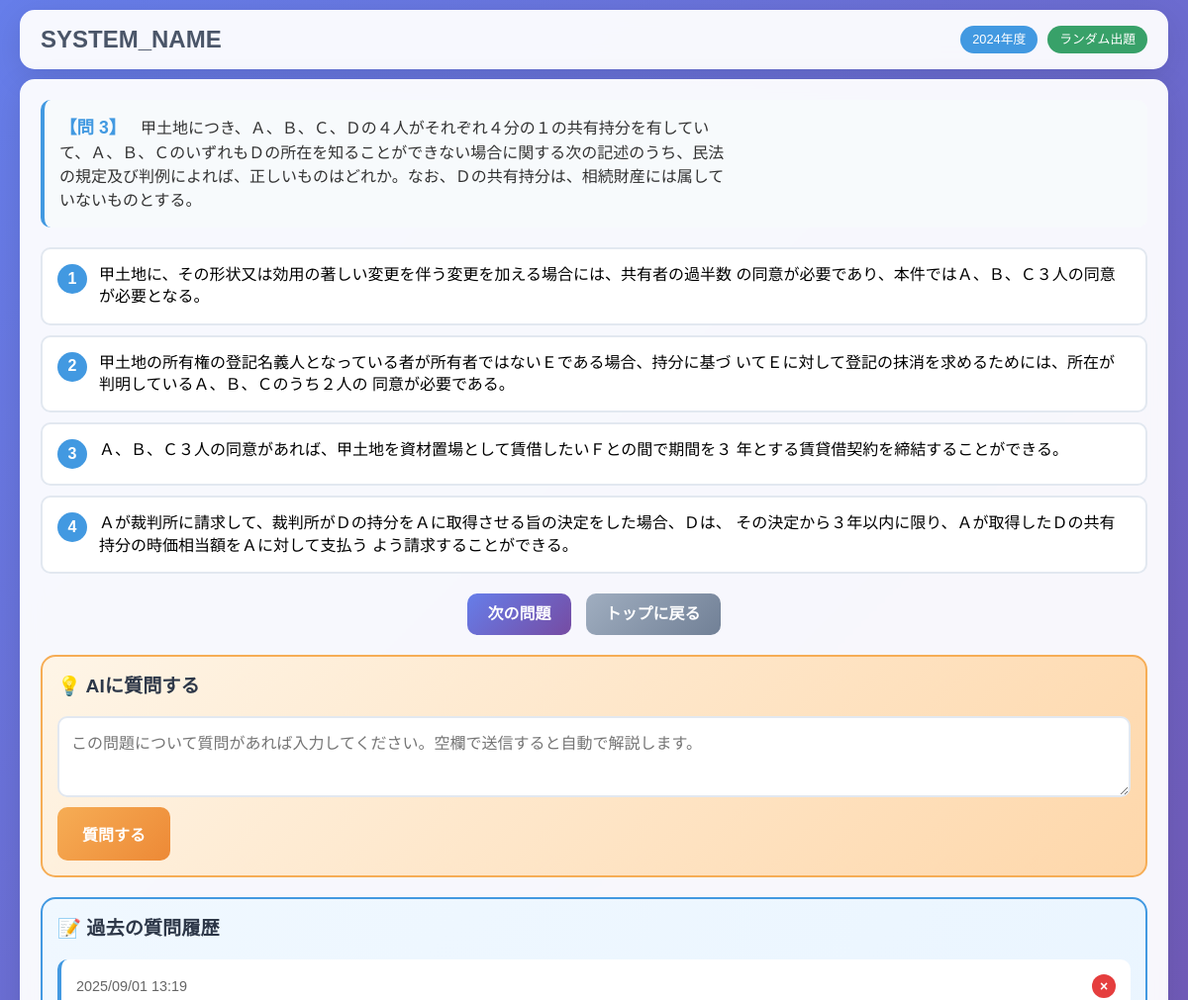
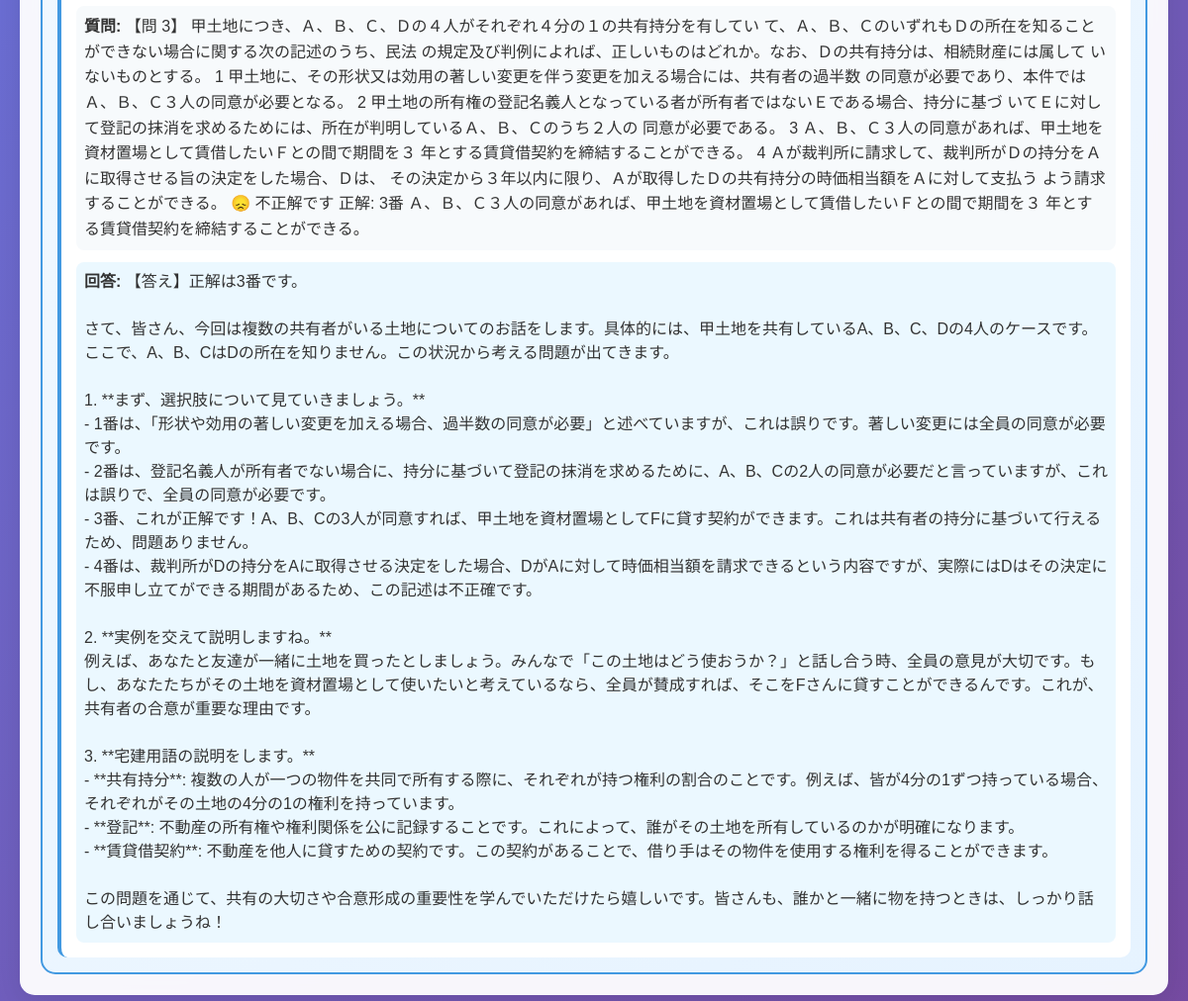
The page /question.php?id=3 (signed in) on the database its author committed (2 pictures, top to bottom).
### tables this page shows
CREATE TABLE question_history (id INTEGER PRIMARY KEY AUTOINCREMENT, question_id INTEGER NOT NULL, user_question TEXT NOT NULL, ai_response TEXT NOT NULL, created_at DATETIME NOT NULL);

### includes/Database.php (called while the page is built, shortened)
<?php
require_once __DIR__ . '/Logger.php';
class Database {
    private $pdo;
    public function __construct() {
        try {
            $this->pdo = new PDO('sqlite:' . DB_PATH);
            $this->pdo->setAttribute(PDO::ATTR_ERRMODE, PDO::ERRMODE_EXCEPTION);
        } catch (PDOException $e) {
            Logger::log('データベース接続エラー: ' . $e->getMessage(), LOG_LEVEL_ERROR);
            throw $e;
        }
    }
    public function getQuestionById($id) {
        $stmt = $this->pdo->prepare("SELECT * FROM questions WHERE id = ?");
        $stmt->execute([$id]);
        return $stmt->fetch(PDO::FETCH_ASSOC);
    }
    public function getQuestionHistory($question_id) {
        try {
            $stmt = $this->pdo->prepare("SELECT * FROM question_history WHERE question_id = ? ORDER BY created_at ASC");
            $stmt->execute([$question_id]);
            return $stmt->fetchAll(PDO::FETCH_ASSOC);
        } catch (PDOException $e) {
            Logger::log('AI質問履歴取得エラー: ' . $e->getMessage(), LOG_LEVEL_ERROR);
            return [];
        }
    }
    public function createAnswerHistoryTable() {
        try {
            $sql = "CREATE TABLE IF NOT EXISTS answer_history (
                id INTEGER PRIMARY KEY AUTOINCREMENT,
                question_id INTEGER NOT NULL,
                user_answer INTEGER NOT NULL,
                is_correct BOOLEAN NOT NULL,
                answered_at DATETIME NOT NULL,
                FOREIGN KEY (question_id) REFERENCES questions(id)
            )";
            $this->pdo->exec($sql);
        } catch (PDOException $e) {
            Logger::log('回答履歴テーブル作成エラー: ' . $e->getMessage(), LOG_LEVEL_ERROR);
            throw $e;
        }
    }
    public function createQuestionHistoryTable() {
        try {
            $sql = "CREATE TABLE IF NOT EXISTS question_history (
                id INTEGER PRIMARY KEY AUTOINCREMENT,
                question_id INTEGER NOT NULL,
                user_question TEXT NOT NULL,
                ai_response TEXT NOT NULL,
                created_at DATETIME NOT NULL,
                FOREIGN KEY (question_id) REFERENCES questions(id)
            )";
            $this->pdo->exec($sql);
        } catch (PDOException $e) {
            Logger::log('質問履歴テーブル作成エラー: ' . $e->getMessage(), LOG_LEVEL_ERROR);
            throw $e;
        }
    }
}

### includes/Logger.php (called while the page is built, shortened)
<?php
class Logger {
    public static function log($message, $level = LOG_LEVEL_INFO) {
        $timestamp = date('Y-m-d H:i:s');
        $logMessage = "[{$timestamp}] [{$level}] {$message}" . PHP_EOL;
        $logFile = LOG_DIR . '/system_' . date('Y-m-d') . '.log';
    }
}

### question.php (the view, shortened to what this page needs)
<?php
require_once __DIR__ . '/includes/Database.php';
require_once __DIR__ . '/includes/Logger.php';
require_once __DIR__ . '/includes/QuestionParser.php';
try {
    $db = new Database();
    $question = null;
    $mode = $_GET['mode'] ?? '';
    $questionId = $_GET['id'] ?? '';
    $year = $_GET['year'] ?? '';
    $offset = intval($_GET['offset'] ?? 0);
    if ($mode === 'sequential' && !empty($year)) {
        $questions = $db->getQuestionsByYearSequential($year, $offset, 1);
        $question = $questions[0] ?? null;
        $_SESSION['current_mode'] = 'sequential';
        $_SESSION['current_year'] = $year;
        $_SESSION['current_offset'] = $offset;
    } elseif ($mode === 'random' && !empty($year)) {
        $questions = $db->getRandomQuestionsByCorrectRate($year, 1);
        $question = $questions[0] ?? null;
        $_SESSION['current_mode'] = 'random';
        $_SESSION['current_year'] = $year;
    } elseif (!empty($questionId)) {
        $question = $db->getQuestionById($questionId);
    }
    $parsedQuestion = QuestionParser::parseQuestion($question);
    $questionHistory = $db->getQuestionHistory($question['id']);
} catch (Exception $e) {
    Logger::error("問題表示エラー: " . $e->getMessage());
    header('Location: index.php?error=' . urlencode('問題の取得に失敗しました'));
    exit;
}
?>
<!DOCTYPE html>
<html lang="ja">
<head>
    <link rel="stylesheet" href="assets/css/style.css">
</head>
<body>
    <div class="container">
        <header class="header">
            <h1 class="system-title">
                <a href="index.php"><?php echo SYSTEM_NAME; ?></a>
            </h1>
            <div class="question-info">
                <span class="year-badge"><?php echo htmlspecialchars($parsedQuestion['year']); ?>年度</span>
                <span class="mode-badge"><?php echo $mode === 'sequential' ? '順次出題' : 'ランダム出題'; ?></span>
            </div>
        </header>
        <main class="main-content">
            <div class="question-container">
                <div class="question-body">
                    <span class="question-number"><?php echo htmlspecialchars($parsedQuestion['question_title']); ?></span>
                    <?php echo QuestionParser::formatQuestionForDisplay($parsedQuestion['question_body']); ?>
                </div>
                <div class="choices-container" id="choices-container">
                    <?php echo QuestionParser::formatChoicesForDisplay($parsedQuestion['choices']); ?>
                </div>
                <div class="navigation-buttons">
                    <?php if ($mode === 'sequential'): ?>
                        <?php if ($offset > 0): ?>
                            <a href="question.php?mode=sequential&year=<?php echo urlencode($year); ?>&offset=<?php echo $offset - 1; ?>" class="nav-btn prev-btn">前の問題</a>
                        <?php endif; ?>
                        <a href="question.php?mode=sequential&year=<?php echo urlencode($year); ?>&offset=<?php echo $offset + 1; ?>" class="nav-btn next-btn">次の問題</a>
                    <?php else: ?>
                        <a href="question.php?mode=random&year=<?php echo urlencode($year); ?>" class="nav-btn next-btn">次の問題</a>
                    <?php endif; ?>
                    <a href="index.php" class="nav-btn home-btn">トップに戻る</a>
                </div>
            </div>
            <div class="ai-question-section">
                <h3>💡 AIに質問する</h3>
                <div class="ai-question-form">
                    <textarea id="ai-question-input" placeholder="この問題について質問があれば入力してください。空欄で送信すると自動で解説します。" rows="3"></textarea>
                    <button type="button" id="ask-ai-btn" class="ask-ai-btn">
                        <span class="btn-text">質問する</span>
                    </button>
                </div>
            </div>
            <?php if (!empty($questionHistory)): ?>
            <div class="question-history">
                <h3>📝 過去の質問履歴</h3>
                <div class="history-list">
                    <?php foreach ($questionHistory as $history): ?>
                        <div class="history-item" data-history-id="<?php echo $history['id']; ?>">
                            <div class="history-header">
                                <div class="history-date"><?php echo date('Y/m/d H:i', strtotime($history['created_at'])); ?></div>
                                <button class="delete-history-btn" data-history-id="<?php echo $history['id']; ?>" title="この履歴を削除">×</button>
                            </div>
                            <div class="history-question">
                                <strong>質問:</strong> <?php echo htmlspecialchars($history['user_question']); ?>
                            </div>
                            <div class="history-answer">
                                <strong>回答:</strong> <?php echo nl2br(htmlspecialchars($history['ai_response'])); ?>
                            </div>
                        </div>
                    <?php endforeach; ?>
                </div>
            </div>
            <?php endif; ?>
        </main>
    </div>
</body>
</html>

### assets/css/style.css (style rules this page uses)
* { margin: 0; padding: 0; box-sizing: border-box; }
body { font-family: 'Hiragino Kaku Gothic ProN', 'Hiragino Sans', 'Yu Gothic Medium', 'Meiryo', sans-serif; line-height: 1.6; color: #333; background: linear-gradient(135deg, #667eea 0%, #764ba2 100%); min-height: 100vh; }
.container { max-width: 1200px; margin: 0 auto; padding: 0 20px; min-height: 100vh; display: flex; flex-direction: column; }
.header { background: rgba(255, 255, 255, 0.95); backdrop-filter: blur(10px); border-radius: 15px; margin: 10px 0; padding: 10px 20px; display: flex; justify-content: space-between; align-items: center; box-shadow: 0 8px 32px rgba(0, 0, 0, 0.1); border: 1px solid rgba(255, 255, 255, 0.2); }
.system-title { font-size: 1.5rem; font-weight: bold; color: #4a5568; text-decoration: none; }
.system-title a { color: inherit; text-decoration: none; }
.question-info { display: flex; gap: 10px; align-items: center; }
.year-badge, .mode-badge { background: #4299e1; color: white; padding: 4px 12px; border-radius: 20px; font-size: 0.8rem; font-weight: 500; }
.mode-badge { background: #38a169; }
.main-content { flex: 1; background: rgba(255, 255, 255, 0.95); backdrop-filter: blur(10px); border-radius: 15px; padding: 20px; margin-bottom: 20px; box-shadow: 0 8px 32px rgba(0, 0, 0, 0.1); border: 1px solid rgba(255, 255, 255, 0.2); }
.question-container { margin-bottom: 20px; }
.question-body { background: #f7fafc; padding: 15px; border-radius: 10px; margin-bottom: 20px; font-size: 1rem; line-height: 1.5; border-left: 4px solid #4299e1; }
.question-number { font-weight: bold; color: #4299e1; margin-right: 10px; font-size: 1.1rem; }
.choices-container { display: grid; gap: 10px; margin-bottom: 20px; }
.navigation-buttons { display: flex; gap: 15px; justify-content: center; flex-wrap: wrap; }
.nav-btn { background: linear-gradient(135deg, #667eea 0%, #764ba2 100%); color: white; padding: 8px 20px; border-radius: 10px; text-decoration: none; font-weight: 600; transition: all 0.3s ease; border: none; cursor: pointer; }
.nav-btn.home-btn { background: linear-gradient(135deg, #a0aec0 0%, #718096 100%); }
.ai-question-section { background: linear-gradient(135deg, #fef5e7 0%, #fed7aa 100%); border-radius: 15px; padding: 15px; margin-bottom: 20px; border: 2px solid #f6ad55; }
.ai-question-section h3 { color: #2d3748; margin-bottom: 15px; font-size: 1.2rem; }
.ai-question-form { display: flex; flex-direction: column; gap: 10px; }
#ai-question-input { width: 100%; padding: 12px; border: 2px solid #e2e8f0; border-radius: 10px; font-size: 1rem; font-family: inherit; resize: vertical; min-height: 60px; transition: all 0.3s ease; }
.ask-ai-btn { background: linear-gradient(135deg, #f6ad55 0%, #ed8936 100%); color: white; border: none; padding: 15px 25px; border-radius: 10px; font-size: 1rem; font-weight: 600; cursor: pointer; transition: all 0.3s ease; display: flex; align-items: center; justify-content: center; gap: 10px; align-self: flex-start; }
.question-history { background: linear-gradient(135deg, #f0f8ff 0%, #e6f3ff 100%); border-radius: 15px; padding: 15px; border: 2px solid #4299e1; }
.question-history h3 { color: #2d3748; margin-bottom: 15px; font-size: 1.2rem; }
.history-list { display: flex; flex-direction: column; gap: 15px; }
.history-item { background: white; border-radius: 10px; padding: 15px; border-left: 4px solid #4299e1; }
.history-header { display: flex; justify-content: space-between; align-items: center; margin-bottom: 8px; }
.history-date { color: #666; font-size: 0.9rem; }
.delete-history-btn { background: #e53e3e; color: white; border: none; border-radius: 50%; width: 24px; height: 24px; font-size: 14px; font-weight: bold; cursor: pointer; display: flex; align-items: center; justify-content: center; transition: all 0.3s ease; flex-shrink: 0; }
.history-question { margin-bottom: 12px; padding: 8px; background: #f7fafc; border-radius: 8px; }
.history-answer { padding: 8px; background: #ebf8ff; border-radius: 8px; line-height: 1.5; }

### rows shown on the page
question_history: created_at "2025/09/01 13:19", user_question "【問 3】 甲土地につき、Ａ、Ｂ、Ｃ、Ｄの４人がそれぞれ４分の１の共有持分を有してい て、Ａ、Ｂ、ＣのいずれもＤの所在を知ることができない場合に関する次の記述のうち、民法 の規定及び判例によれば、正しいものはどれか。なお、Ｄの共有持分は、相続財産には属して いないものとする。 1 甲土地に、その形状又は効用の著しい変更を伴う変更を加える場合には、共有者の過半数 の同意が必要であり、本件ではＡ、Ｂ、Ｃ３人の同意が必要となる。 2 甲土地の所有権の登記名義人となっている者が所有者ではないＥである場合、持分に基づ いてＥに対して登記の抹消を求めるためには、所在が判明しているＡ、Ｂ、Ｃのうち２人の 同意が必要である。 3 Ａ、Ｂ、Ｃ３人の同意があれば、甲土地を資材置場として賃借したいＦとの間で期間を３ 年とする賃貸借契約を締結することができる。 4 Ａが裁判所に請求して、裁判所がＤの持分をＡに取得させる旨の決定をした場合、Ｄは、 その決定から３年以内に限り、Ａが取得したＤの共有持分の時価相当額をＡに対して支払う よう請求することができる。 😞 不正解です 正解: 3番 Ａ、Ｂ、Ｃ３人の同意があれば、甲土地を資材置場として賃借したいＦとの間で期間を３ 年とする賃貸借契約を締結することができる。", ai_response "【答え】正解は3番です。 さて、皆さん、今回は複数の共有者がいる土地についてのお話をします。具体的には、甲土地を共有しているA、B、C、Dの4人のケースです。ここで、A、B、CはDの所在を知りません。この状況から考える問題が出てきます。 1. **まず、選択肢について見ていきましょう。** - 1番は、「形状や効用の著しい変更を加える場合、過半数の同意が必要」と述べていますが、これは誤りです。著しい変更には全員の同意が必要です。 - 2番は、登記名義人が所有者でない場合に、持分に基づいて登記の抹消を求めるために、A、B、Cの2人の同意が必要だと言っていますが、これは誤りで、全員の同意が必要です。 - 3番、これが正解です！A、B、Cの3人が同意すれば、甲土地を資材置場としてFに貸す契約ができます。これは共有者の持分に基づいて行えるため、問題ありません。 - 4番は、裁判所がDの持分をAに取得させる決定をした場合、DがAに対して時価相当額を請求できるという内容ですが、実際にはDはその決定に不服申し立てができる期間があるため、この記述は不正確です。 2. **実例を交えて説明しますね。** 例えば、あなたと友達が一緒に土地を買ったとしましょう。みんなで「この土地はどう使おうか？」と話し合う時、全員の意見が大切です。もし、あなたたちがその土地を資材置場として使いたいと考えているなら、全員が賛成すれば、そこをFさんに貸すことができるんです。これが、共有者の合意が重要な理由です。 3. **宅建用語の説明をします。** - **共有持分**:…"

### other values the page prints
SYSTEM_NAME "SYSTEM_NAME"
$parsedQuestion['year'] "2024"
$parsedQuestion['question_title'] "【問 3】"
$choiceText "甲土地に、その形状又は効用の著しい変更を伴う変更を加える場合には、共有者の過半数 の同意が必要であり、本件ではＡ、Ｂ、Ｃ３人の同意が必要となる。"
$choiceText "甲土地の所有権の登記名義人となっている者が所有者ではないＥである場合、持分に基づ いてＥに対して登記の抹消を求めるためには、所在が判明しているＡ、Ｂ、Ｃのうち２人の 同意が必要である。"
$choiceText "Ａ、Ｂ、Ｃ３人の同意があれば、甲土地を資材置場として賃借したいＦとの間で期間を３ 年とする賃貸借契約を締結することができる。"
$choiceText "Ａが裁判所に請求して、裁判所がＤの持分をＡに取得させる旨の決定をした場合、Ｄは、 その決定から３年以内に限り、Ａが取得したＤの共有持分の時価相当額をＡに対して支払う よう請求することができる。"
